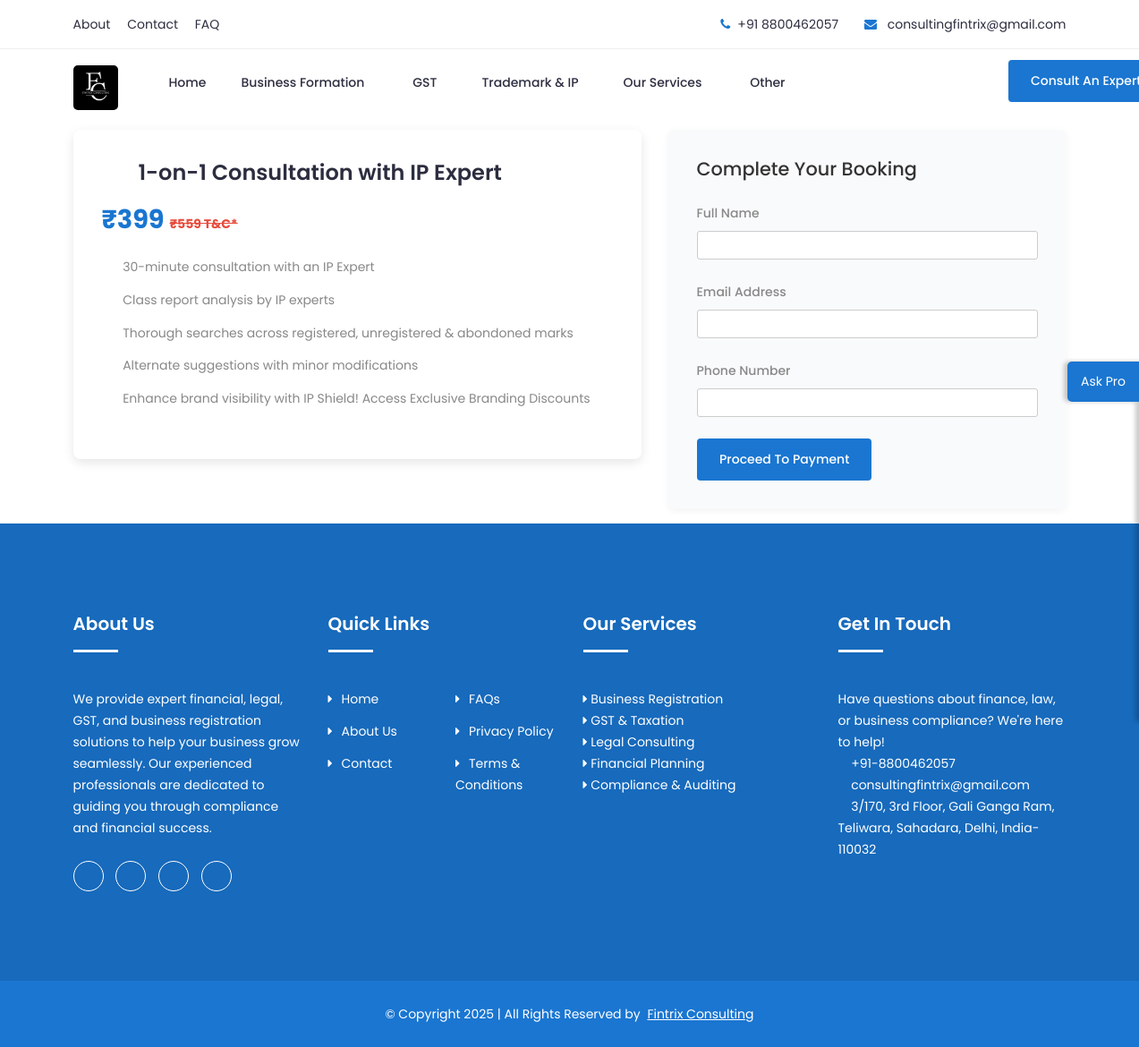
The page /products/1/ on the database its author committed.
### fin_services/models.py (models this page shows, shortened)
class Product(models.Model):
    name = models.CharField(max_length=255, unique=True)
    slug = models.SlugField(unique=True, blank=True)
    base_price = models.DecimalField(max_digits=10, decimal_places=2)

class ProductField(models.Model):
    product = models.ForeignKey(Product, on_delete=models.CASCADE, related_name='fields')
    value = models.CharField(max_length=255)

### fin_services/views.py (the view, shortened to what this page needs)
# urls.py: path("products/<int:product_id>/", ProductsPageView.as_view(), name="products"),
class ProductsPageView(TemplateView):
    template_name = "products/products.html"
    def get_context_data(self, **kwargs):
        context = super().get_context_data(**kwargs)
        product_id = self.kwargs.get('product_id')
        context['consultation_product'] = Product.objects.prefetch_related("fields").get(id=product_id)
        context['razorpay_key_id'] = settings.RAZORPAY_KEY_ID
        context['currency'] = 'INR'
        return context

### fin_services/context_processors.py (called while the page is built)
def services_menu(request):
    return {
        'all_services': Service.objects.all().order_by('heading')
    }

### fin_services/templatetags/custom_filters.py (called while the page is built)
@register.filter
def multiply(value, arg):
    return float(value) * float(arg)

### templates/products/products.html (shortened to what this page needs)
{% extends "base.html" %}
{% load static %}
{% load custom_filters %}
{% block content %}
<div class="container">
    <div class="row mt-3 mb-3">
        <div class="col-lg-7 col-md-12">
            <div class="spc-product-card">
                <div class="spc-product-header">
                    <div class="spc-product-icon">
                        <i class="icofont icofont-law-document"></i>
                    </div>
                    <h3 class="spc-product-title">{{ consultation_product.name }}</h3>
                </div>
                <div class="spc-product-price">
                    ₹{{ consultation_product.base_price|stringformat:"d" }}
                    <span class="service-price-discount"><span class="service-price-discount">₹{{ consultation_product.base_price|multiply:1.4|floatformat:"0" }} T&C*</span></span>
                </div>
                <ul class="spc-feature-list">
                    {% for field in consultation_product.fields.all %}
                        <li class="spc-feature-item">
                            <i class="spc-feature-icon icofont icofont-ui-check"></i>
                            {{ field.value }}
                        </li>
                    {% endfor %}
                </ul>
            </div>
        </div>
        <div class="col-lg-5 col-md-12">
            {% if not order %}
            <div class="spc-checkout-form">
                <h3 class="spc-form-title">Complete Your Booking</h3>
                <form method="post" action="">
                    <div class="spc-form-group">
                        <label class="spc-form-label" for="customer_name">Full Name</label>
                        <input type="text" class="spc-form-input" id="customer_name" name="customer_name" required>
                    </div>
                    <div class="spc-form-group">
                        <label class="spc-form-label" for="customer_email">Email Address</label>
                        <input type="email" class="spc-form-input" id="customer_email" name="customer_email" required>
                    </div>
                    <div class="spc-form-group">
                        <label class="spc-form-label" for="customer_phone">Phone Number</label>
                        <input type="tel" class="spc-form-input" id="customer_phone" name="customer_phone">
                    </div>
                    <button type="submit" class="btn btn-primary">Proceed to Payment</button>
                </form>
            </div>
            {% endif %}
        </div>
    </div>
</div>
{% endblock %}

### templates/products/products.html (style rules this page uses)
.service-price-discount { color: #e74c3c; text-decoration: line-through; font-size: 14px; }
.spc-product-card { background: #fff; border-radius: 8px; box-shadow: 0 4px 12px rgba(0,0,0,0.1); padding: 2rem; margin-bottom: 2rem; }
.spc-product-header { display: flex; align-items: center; margin-bottom: 1.5rem; }
.spc-product-icon { font-size: 2rem; color: #1a76d1; margin-right: 1rem; }
.spc-product-title { font-size: 1.5rem; font-weight: 600; margin: 0; }
.spc-product-price { font-size: 1.8rem; font-weight: 700; color: #1a76d1; margin: 1rem 0; }
.spc-feature-list { list-style: none; padding: 0; margin: 1.5rem 0; }
.spc-feature-item { display: flex; align-items: center; margin-bottom: 0.8rem; }
.spc-feature-icon { color: #4CAF50; margin-right: 0.8rem; }
.spc-checkout-form { background: #f9fafb; border-radius: 8px; padding: 2rem; box-shadow: 0 2px 8px rgba(0,0,0,0.05); }
.spc-form-title { font-size: 1.3rem; margin-bottom: 1.5rem; color: #333; }
.spc-form-group { margin-bottom: 1.5rem; }
.spc-form-label { display: block; margin-bottom: 0.5rem; font-weight: 500; }
.spc-form-input { width: 100%; padding: 0.8rem; border: 1px solid #ddd; border-radius: 4px; font-size: 1rem; }

### rows shown on the page
Product: name "1-on-1 Consultation with IP Expert", base_price "399", base_price|multiply "559"
ProductField: value "30-minute consultation with an IP Expert"
ProductField: value "Class report analysis by IP experts"
ProductField: value "Thorough searches across registered, unregistered & abondoned marks"
ProductField: value "Alternate suggestions with minor modifications"
ProductField: value "Enhance brand visibility with IP Shield! Access Exclusive Branding Discounts"
